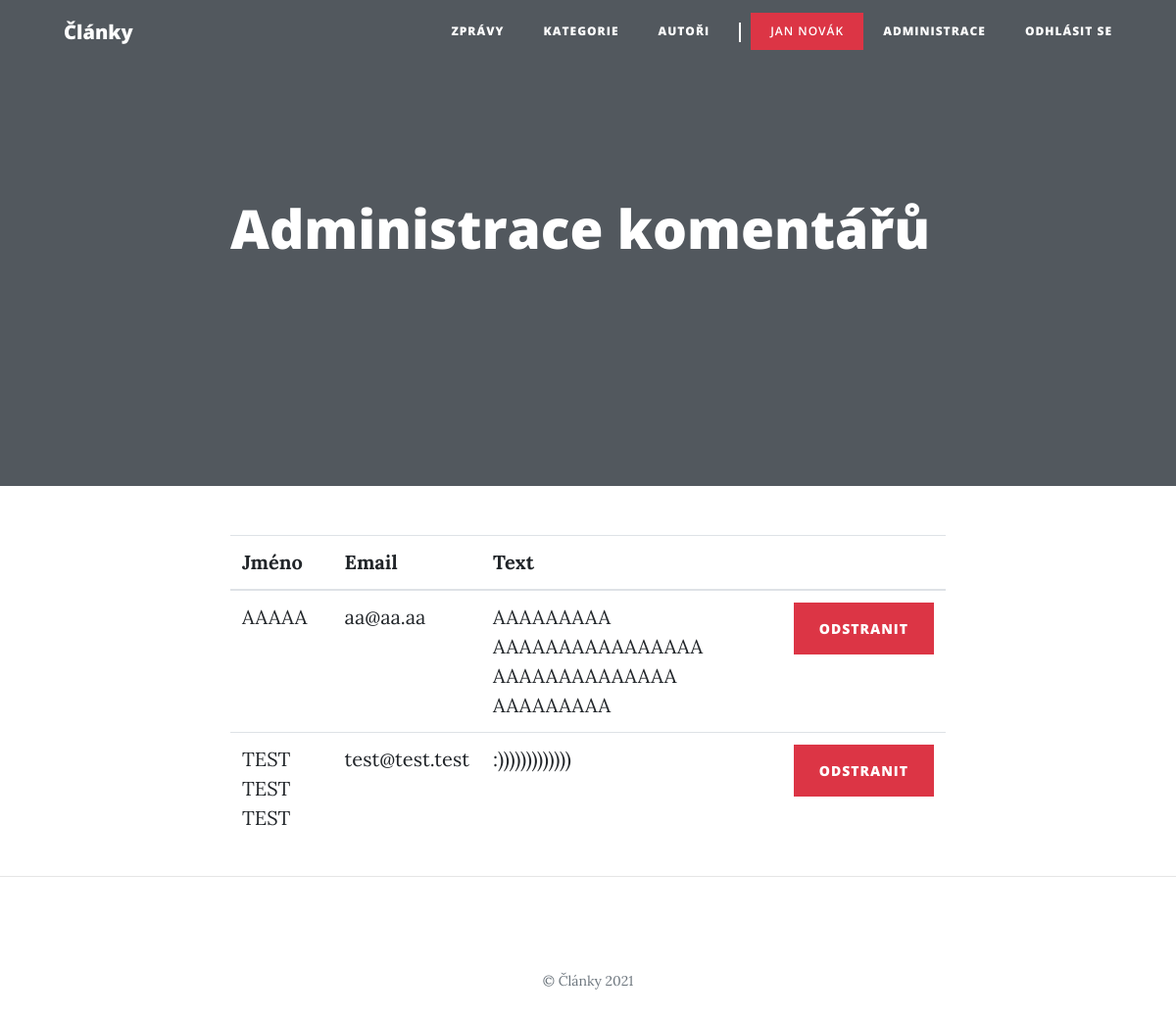
The page /article_comments.php?id=6 (signed in) on the database its author committed.
### tables this page shows
CREATE TABLE `user` (
  `id` int(10) UNSIGNED NOT NULL,
  `email` varchar(50) NOT NULL,
  `password` varchar(256) NOT NULL,
  `name` varchar(30) NOT NULL,
  `admin` tinyint(1) NOT NULL DEFAULT 0
);

CREATE TABLE `comment` (
  `id` int(10) UNSIGNED NOT NULL,
  `article_id` int(10) UNSIGNED NOT NULL,
  `name` varchar(50) NOT NULL,
  `email` varchar(50) DEFAULT NULL,
  `text` text NOT NULL
);

### php/Application.php (called while the page is built, shortened)
<?php
class Application
{
    private static $context;
    public static function loadModel($className)
    {
        $filename = "./php/model/" . $className . ".php";
    }
    public static function context()
    {
        if (!isset(self::$context)) {
            self::$context = new DatabaseContext();
        }
        return self::$context;
    }
    public static function logged_in()
    {
        if(isset($_SESSION["user"])) {
            $user = self::context()->user_repository->getUser($_SESSION["user"]["id"]);
            return true;
        }
        return false;
    }
    public static function user()
    {
        return $_SESSION["user"];
    }
    public static function assert_logged_in($redirect_address = "index.php")
    {
        if (!self::logged_in()) {
            header("Location: $redirect_address");
            die();
        }
    }
}

### php/model/DatabaseContext.php (called while the page is built, shortened)
<?php
class DatabaseContext
{
    private $database;
    public function __construct()
    {
        $this->database = new Database();
    }
    public function __get($name)
    {
        if (!isset($this->{$name})) {
            switch ($name) {
                case 'comment_repository':
                    $this->comment_repository = new CommentRepository($this->database);
                case 'user_repository':
                    $this->user_repository = new UserRepository($this->database);
            }
        }
        return $this->{$name};
    }
}

### php/model/Database.php (called while the page is built, shortened)
<?php
class Database
{
    private $conn;
    public function __construct()
    {
        $this->conn = new PDO(sprintf("mysql:host=%s;dbname=%s", self::HOST, self::DBNAME), self::USER, self::PASS, [
            PDO::ATTR_ERRMODE => PDO::ERRMODE_EXCEPTION
        ]);
        $this->conn->query("set names utf8");
    }
    public function select($sql, $params = [])
    {
        $stmt = $this->execute($sql, $params);
        return $stmt->fetchAll();
    }
    public function selectSingle($sql, $params = [])
    {
        $stmt = $this->execute($sql, $params);
        return $stmt->fetch();
    }
    private function execute($sql, $params = [])
    {
        $stmt = $this->conn->prepare($sql);
        $stmt->execute($params);
        return $stmt;
    }
}

### php/model/BaseRepository.php (called while the page is built, shortened)
<?php
abstract class BaseRepository
{
    public function __construct(Database $db)
    {
        $this->db = $db;
    }
}

### php/model/UserRepository.php (called while the page is built, shortened)
<?php
class UserRepository extends BaseRepository
{
    public function getUser($id)
    {
        $sql = "
            select *
            from user
            where id = :id
        ";
        $params = [
            ":id" => $id
        ];
        return $this->db->selectSingle($sql, $params);
    }
}

### php/model/CommentRepository.php (called while the page is built, shortened)
<?php
class CommentRepository extends BaseRepository
{
    public function getCommentsArticle($article_id)
    {
        $sql = "
            select *
            from comment
            where article_id = :article_id
        ";
        $params = [
            ":article_id" => $article_id
        ];
        return $this->db->select($sql, $params);
    }
}

### article_comments.php (the view, shortened to what this page needs)
<?php
require_once "./php/Application.php";
Application::assert_logged_in();
$cr = Application::context()->comment_repository;
$comments = $cr->getCommentsArticle($_GET["id"]);
include "./php/partials/document_start.php";
?>
<table class="table table-hover">
  <thead>
    <tr>
      <th scope="col">Jméno</th>
      <th scope="col">Email</th>
      <th scope="col">Text</th>
      <th scope="col"></th>
    </tr>
  </thead>
  <tbody>
    <?php foreach ($comments as $comment) : ?>
      <tr>
        <td><?= $comment["name"] ?></td>
        <td><?= $comment["email"] ?></td>
        <td><?= $comment["text"] ?></td>
        <td><a class="btn btn-danger w-10" href="<?= "comment_delete.php?id=" . $comment["id"] ?>">Odstranit</a></td>
      </tr>
    <?php endforeach; ?>
  </tbody>
</table>
<?php
include "./php/partials/document_end.php";

### php/partials/document_start.php (shortened to what this page needs)
<!DOCTYPE html>
<html lang="cs">
<head>
  <link rel="stylesheet" href="https://cdn.jsdelivr.net/npm/bootstrap@4.6.0/dist/css/bootstrap.min.css">
  <link href="css/clean-blog.css" rel="stylesheet">
  <link href="css/micromodal.css" rel="stylesheet">
</head>
<body>
  <nav class="navbar navbar-expand-lg navbar-light fixed-top" id="mainNav">
    <div class="container">
      <a class="navbar-brand" href="index.php">Články</a>
      <div class="collapse navbar-collapse" id="navbarResponsive">
        <ul class="navbar-nav ml-auto">
          <li class="nav-item">
            <a class="nav-link" href="index.php">Zprávy</a>
          </li>
          <li class="nav-item">
            <a class="nav-link" href="categories.php">Kategorie</a>
          </li>
          <li class="nav-item">
            <a class="nav-link" href="users.php">Autoři</a>
          </li>
          <li class="nav-item separator only-widescreen"></li>
          <?php if (Application::logged_in()) : ?>
            <li class="nav-item">
              <p <?= Application::user()["admin"] ? 'class="bg-danger"' : "" ?>><?= Application::user()["name"] ?></p>
            </li>
            <li class="nav-item">
              <a class="nav-link" href="administration.php">Administrace</a>
            </li>
            <li class="nav-item">
              <a class="nav-link" href="logout.php">Odhlásit se</a>
            </li>
          <?php else : ?>
            <li class="nav-item">
              <a class="nav-link" href="login.php">Přihlásit se</a>
            </li>
          <?php endif; ?>
        </ul>
      </div>
    </div>
  </nav>
  <header class="masthead" <?= empty($header_background) ? "" : "style=\"background-image: url('$header_background')\"" ?>>
    <div class="overlay"></div>
    <div class="container">
      <div class="row">
        <div class="col-lg-8 col-md-10 mx-auto">
        </div>
      </div>
    </div>
  </header>
  <div class="container">
    <div class="row">
      <div class="col-lg-8 col-md-10 mx-auto">

### css/clean-blog.css (style rules this page uses)
body { font-size: 20px; color: #212529; font-family: "Lora", "Times New Roman", serif; }
p { line-height: 1.5; margin: 30px 0; }
a { color: #212529; transition: all 0.2s; }
#mainNav { position: absolute; border-bottom: 1px solid #e9ecef; background-color: white; font-family: "Open Sans", "Helvetica Neue", Helvetica, Arial, sans-serif; }
#mainNav .navbar-brand { font-weight: 800; color: #343a40; }
#mainNav .navbar-nav > li.nav-item > a, #mainNav .navbar-nav > li.nav-item > p { font-size: 12px; font-weight: 800; letter-spacing: 1px; text-transform: uppercase; }
#mainNav .navbar-nav > li.nav-item > p { font-weight: 600; margin: 0; padding: 8px 0; color: rgba(0,0,0,.5); }
#mainNav .navbar-nav > li.nav-item.separator { height: 1em; width: 0; border-right-width: 2px; border-right-style: solid; }
#mainNav .navbar-nav > li.nav-item.only-widescreen { display: none; }
@media only screen and (min-width: 992px) { #mainNav { border-bottom: 1px solid transparent; background: transparent; } }
@media only screen and (min-width: 992px) { #mainNav .navbar-brand { padding: 10px 20px; color: #fff; } }
@media only screen and (min-width: 992px) { #mainNav .navbar-nav > li.nav-item > a, #mainNav .navbar-nav > li.nav-item > p { padding: 10px 20px; color: #fff; } }
@media only screen and (min-width: 992px) { #mainNav .navbar-nav > li.nav-item.separator { margin: 10px 10px; border-color: #fff; } }
@media only screen and (min-width: 992px) { #mainNav .navbar-nav > li.nav-item.only-widescreen { display: initial; } }
@media only screen and (min-width: 992px) { #mainNav { transition: background-color 0.2s; transform: translate3d(0, 0, 0); -webkit-backface-visibility: hidden; backface-visibility: hidden; } }
header.masthead { margin-bottom: 50px; background: no-repeat center center; background-color: #868e96; background-attachment: scroll; position: relative; background-size: cover; }
header.masthead .overlay { position: absolute; top: 0; left: 0; height: 100%; width: 100%; background-color: #212529; opacity: 0.5; }
.btn { font-size: 14px; font-weight: 800; padding: 15px 25px; letter-spacing: 1px; text-transform: uppercase; border-radius: 0; font-family: "Open Sans", "Helvetica Neue", Helvetica, Arial, sans-serif; }

### rows shown on the page
user: name "JAN NOVÁK"
comment: name "AAAAA", email "aa@aa.aa", text "AAAAAAAAA AAAAAAAAAAAAAAAA AAAAAAAAAAAAAA AAAAAAAAA"
comment: name "TEST TEST TEST", email "test@test.test", text ":)))))))))))))"

### other values the page prints
$heading "Administrace komentářů"
